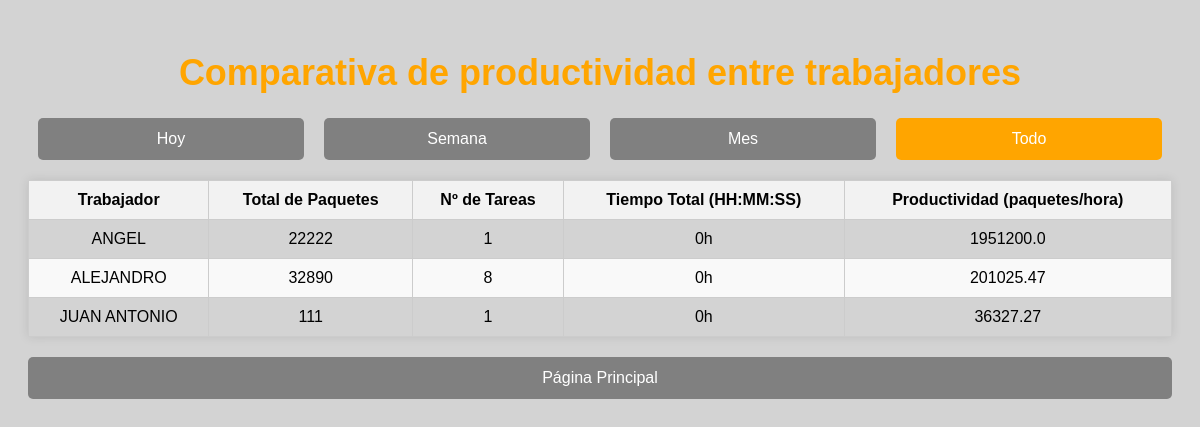
Screenshot of /estadisticas/comparativa/ with the database file from the repository.
### pda/models.py (models this page shows, shortened)
class Trabajador(models.Model):
    nombre=models.TextField(null=True,blank=True)
    apellidos=models.TextField(null=True,blank=True)

### pda/views.py (the view)
# urls.py: path('estadisticas/comparativa/',comparativa_productividad, name='comparativa_productividad'),
def comparativa_productividad(request):
    periodo = request.GET.get('periodo')
    hoy = date.today()
    tareas = Patio.objects.all()
    if periodo == 'dia':
        tareas = tareas.filter(fecha=hoy)
    elif periodo == 'semana':
        inicio_semana = hoy - timedelta(days=hoy.weekday())
        tareas = tareas.filter(fecha__gte=inicio_semana, fecha__lte=hoy)
    elif periodo == 'mes':
        tareas = tareas.filter(fecha__month=hoy.month, fecha__year=hoy.year)
    estadisticas_por_trabajador = defaultdict(lambda: {
        'cantidad': 0,
        'tiempo_total': 0,
        'num_tareas': 0,
        'productividad': 0,
        'nombre': '',
    })
    for tarea in tareas:
        if tarea.horaInicio and tarea.horaFin:
            hora_inicio = datetime.combine(tarea.fecha, tarea.horaInicio)
            hora_fin = datetime.combine(tarea.fecha, tarea.horaFin)
            tiempo_segundos = (hora_fin - hora_inicio).total_seconds()
            for operador_id in [tarea.idOper1, tarea.idOper2]:
                if operador_id:
                    try:
                        trabajador_obj = Trabajador.objects.get(id=operador_id)
                        stats = estadisticas_por_trabajador[operador_id]
                        stats['nombre'] = trabajador_obj.nombre
                        stats['cantidad'] += tarea.cantidad or 0
                        stats['tiempo_total'] += tiempo_segundos
                        stats['num_tareas'] += 1
                    except Trabajador.DoesNotExist:
                        stats = estadisticas_por_trabajador[operador_id]
                        stats['nombre'] = f'Operador ID {operador_id} no encontrado'
    for stats in estadisticas_por_trabajador.values():
        if stats['tiempo_total'] > 0:
           stats['productividad'] = round(stats['cantidad'] / (stats['tiempo_total'] / 3600), 2)
    trabajadores_ordenados = sorted(estadisticas_por_trabajador.items(), key=lambda x: x[1]['productividad'], reverse=True)
    return render(request, 'comparativa_productividad.html', {
        'trabajadores': trabajadores_ordenados,
        'periodo': periodo
    })

### templates/comparativa_productividad.html (shortened to what this page needs)
<!DOCTYPE html>
<html lang="es">
<head>
</head>
<body>
    <h1>Comparativa de productividad entre trabajadores</h1>
    <div class="filter-buttons">
        <a href="?periodo=dia" class="{% if periodo == 'dia' %}active{% endif %}">Hoy</a>
        <a href="?periodo=semana" class="{% if periodo == 'semana' %}active{% endif %}">Semana</a>
        <a href="?periodo=mes" class="{% if periodo == 'mes' %}active{% endif %}">Mes</a>
        <a href="?periodo=todo" class="{% if periodo == 'todo' or not periodo %}active{% endif %}">Todo</a>
    </div>
    <table>
        <thead>
            <tr>
                <th>Trabajador</th>
                <th>Total de Paquetes</th>
                <th>Nº de Tareas</th>
                <th>Tiempo Total (HH:MM:SS)</th>
                <th>Productividad (paquetes/hora)</th>
            </tr>
        </thead>
        <tbody>
            {% for trabajador_id, stats in trabajadores %}
                <tr>
                    <td>{{ stats.nombre }}</td>
                    <td>{{ stats.cantidad }}</td>
                    <td>{{ stats.num_tareas }}</td>
                    <td>
                        {% with total=stats.tiempo_total %}
                            {% with h=total|divisibleby:3600 m=total|divisibleby:60 %}
                                {{ total|floatformat:0|divisibleby:3600|floatformat:0 }}h
                            {% endwith %}
                        {% endwith %}
                    </td>
                    <td>{{ stats.productividad }}</td>
                </tr>
            {% empty %}
                <tr><td colspan="5">No hay tareas para mostrar en este período.</td></tr>
            {% endfor %}
        </tbody>
    </table>
    <a href="/paginaInicial/" class="btn">Página Principal</a>
</body>
</html>

### templates/comparativa_productividad.html (style rules this page uses)
body { background-color: lightgrey; font-family: Arial, sans-serif; padding: 20px; }
a { text-decoration: none; color: white; display: block; background-color: grey; padding: 14px 20px; text-align: center; margin-top: 15px; width: 100%; box-sizing: border-box; }
h1 { text-align: center; color: orange; font-size: 36px; }
.filter-buttons { display: flex; justify-content: center; margin-bottom: 20px; }
.filter-buttons a { text-decoration: none; color: white; background-color: grey; padding: 12px 20px; margin: 0 10px; text-align: center; border-radius: 5px; }
.filter-buttons a:hover, .filter-buttons a.active { background-color: orange; }
table { width: 100%; border-collapse: collapse; margin-top: 20px; box-shadow: 0 0 10px rgba(0, 0, 0, 0.1); }
th, td { padding: 10px; text-align: center; border: 1px solid #ccc; }
th { background-color: #f2f2f2; font-weight: bold; }
tr:nth-child(even) { background-color: #f9f9f9; }
.btn { display: inline-block; text-decoration: none; color: white; background-color: grey; padding: 12px 20px; text-align: center; margin-top: 20px; border-radius: 5px; }

### rows the page displays
Trabajador: nombre "ANGEL"
Trabajador: nombre "ALEJANDRO"
Trabajador: nombre "JUAN ANTONIO"

### other values shown
{{ stats.cantidad }} "22222" "32890" "111"
{{ stats.num_tareas }} "1" "8" "1"
{{ total|floatformat:0|divisibleby:3600|floatformat:0 }} "0" "0" "0"
{{ stats.productividad }} "1951200.0" "201025.47" "36327.27"
